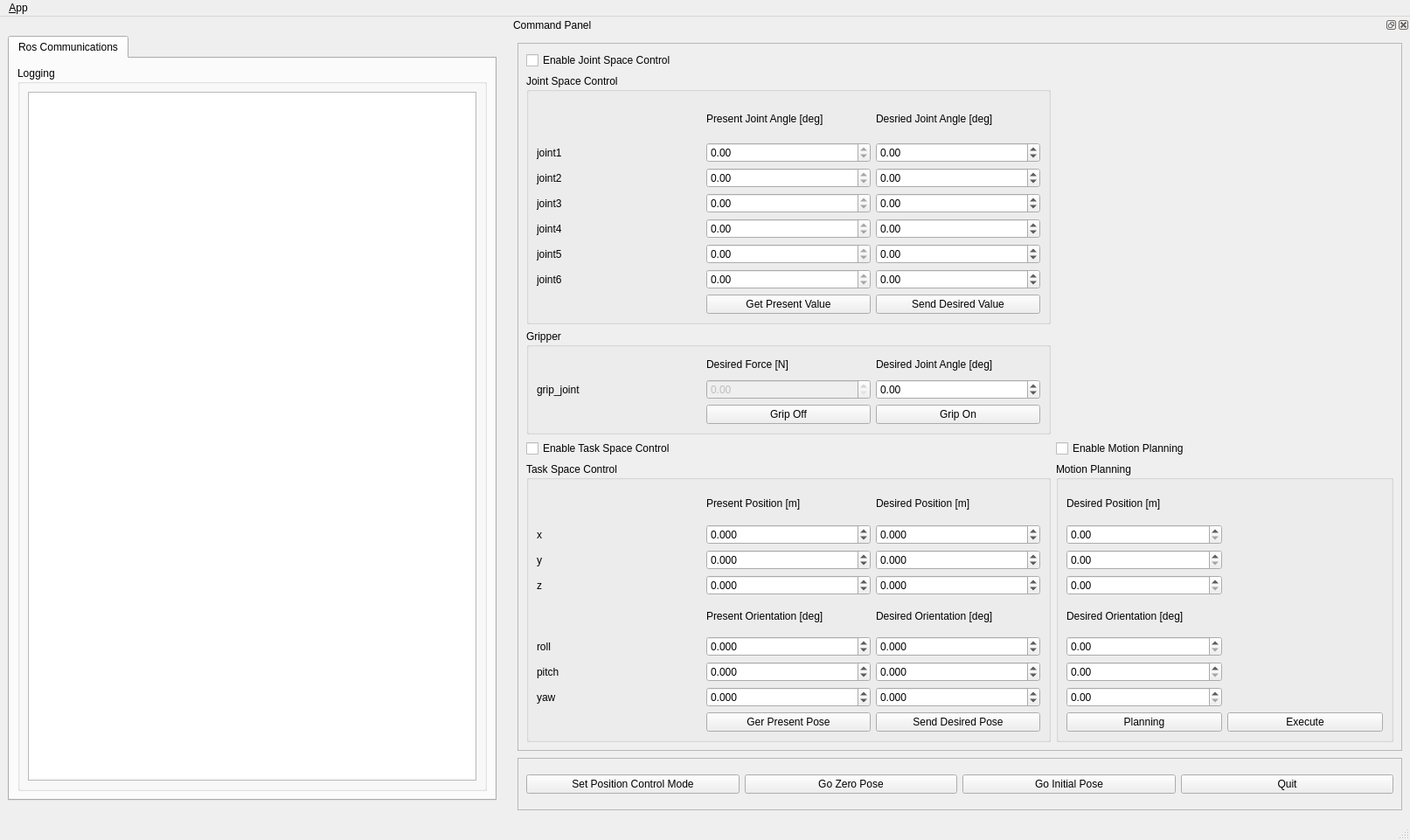
<?xml version="1.0" encoding="UTF-8"?>
<ui version="4.0">
 <class>MainWindowDesign</class>
 <widget class="QMainWindow" name="MainWindowDesign">
  <property name="geometry">
   <rect>
    <x>0</x>
    <y>0</y>
    <width>1613</width>
    <height>961</height>
   </rect>
  </property>
  <property name="windowTitle">
   <string>QRosApp</string>
  </property>
  <property name="windowIcon">
   <iconset resource="../resources/images.qrc">
    <normaloff>:/images/icon.png</normaloff>:/images/icon.png</iconset>
  </property>
  <property name="locale">
   <locale language="English" country="Australia"/>
  </property>
  <widget class="QWidget" name="centralwidget">
   <layout class="QHBoxLayout">
    <item>
     <widget class="QTabWidget" name="tab_manager">
      <property name="enabled">
       <bool>true</bool>
      </property>
      <property name="sizePolicy">
       <sizepolicy hsizetype="Preferred" vsizetype="Minimum">
        <horstretch>0</horstretch>
        <verstretch>0</verstretch>
       </sizepolicy>
      </property>
      <property name="minimumSize">
       <size>
        <width>0</width>
        <height>875</height>
       </size>
      </property>
      <property name="maximumSize">
       <size>
        <width>16777215</width>
        <height>875</height>
       </size>
      </property>
      <property name="locale">
       <locale language="English" country="Australia"/>
      </property>
      <property name="currentIndex">
       <number>0</number>
      </property>
      <widget class="QWidget" name="tab_status">
       <attribute name="title">
        <string>Ros Communications</string>
       </attribute>
       <layout class="QVBoxLayout" name="verticalLayout_2">
        <item>
         <widget class="QGroupBox" name="log_groupbox">
          <property name="sizePolicy">
           <sizepolicy hsizetype="MinimumExpanding" vsizetype="Preferred">
            <horstretch>0</horstretch>
            <verstretch>0</verstretch>
           </sizepolicy>
          </property>
          <property name="title">
           <string>Logging</string>
          </property>
          <layout class="QGridLayout" name="gridLayout_3">
           <item row="0" column="0">
            <widget class="QListView" name="view_logging"/>
           </item>
          </layout>
         </widget>
        </item>
       </layout>
      </widget>
     </widget>
    </item>
   </layout>
  </widget>
  <widget class="QMenuBar" name="menubar">
   <property name="geometry">
    <rect>
     <x>0</x>
     <y>0</y>
     <width>1613</width>
     <height>19</height>
    </rect>
   </property>
   <widget class="QMenu" name="menu_File">
    <property name="title">
     <string>&amp;App</string>
    </property>
    <addaction name="action_Preferences"/>
    <addaction name="separator"/>
    <addaction name="actionAbout"/>
    <addaction name="actionAbout_Qt"/>
    <addaction name="separator"/>
    <addaction name="action_Quit"/>
   </widget>
   <addaction name="menu_File"/>
  </widget>
  <widget class="QStatusBar" name="statusbar"/>
  <widget class="QDockWidget" name="dock_status">
   <property name="minimumSize">
    <size>
     <width>1030</width>
     <height>920</height>
    </size>
   </property>
   <property name="maximumSize">
    <size>
     <width>1030</width>
     <height>920</height>
    </size>
   </property>
   <property name="allowedAreas">
    <set>Qt::RightDockWidgetArea</set>
   </property>
   <property name="windowTitle">
    <string>Command Panel</string>
   </property>
   <attribute name="dockWidgetArea">
    <number>2</number>
   </attribute>
   <widget class="QWidget" name="dockWidgetContents_2">
    <layout class="QVBoxLayout" name="verticalLayout">
     <item>
      <widget class="QFrame" name="frame">
       <property name="sizePolicy">
        <sizepolicy hsizetype="Preferred" vsizetype="Minimum">
         <horstretch>0</horstretch>
         <verstretch>0</verstretch>
        </sizepolicy>
       </property>
       <property name="minimumSize">
        <size>
         <width>0</width>
         <height>810</height>
        </size>
       </property>
       <property name="maximumSize">
        <size>
         <width>16777215</width>
         <height>810</height>
        </size>
       </property>
       <property name="frameShape">
        <enum>QFrame::StyledPanel</enum>
       </property>
       <property name="frameShadow">
        <enum>QFrame::Raised</enum>
       </property>
       <layout class="QGridLayout" name="gridLayout_2">
        <item row="5" column="0">
         <widget class="QGroupBox" name="task_space_groupbox">
          <property name="minimumSize">
           <size>
            <width>0</width>
            <height>320</height>
           </size>
          </property>
          <property name="maximumSize">
           <size>
            <width>16777215</width>
            <height>350</height>
           </size>
          </property>
          <property name="title">
           <string>Task Space Control</string>
          </property>
          <layout class="QGridLayout" name="gridLayout_5">
           <item row="6" column="2">
            <widget class="QDoubleSpinBox" name="des_orientation_r_spinbox">
             <property name="decimals">
              <number>3</number>
             </property>
             <property name="minimum">
              <double>-180.000000000000000</double>
             </property>
             <property name="maximum">
              <double>180.000000000000000</double>
             </property>
            </widget>
           </item>
           <item row="6" column="1">
            <widget class="QDoubleSpinBox" name="pre_orientation_r_spinbox">
             <property name="decimals">
              <number>3</number>
             </property>
             <property name="minimum">
              <double>-180.000000000000000</double>
             </property>
             <property name="maximum">
              <double>180.000000000000000</double>
             </property>
            </widget>
           </item>
           <item row="7" column="1">
            <widget class="QDoubleSpinBox" name="pre_orientation_p_spinbox">
             <property name="decimals">
              <number>3</number>
             </property>
             <property name="minimum">
              <double>-180.000000000000000</double>
             </property>
             <property name="maximum">
              <double>180.000000000000000</double>
             </property>
            </widget>
           </item>
           <item row="8" column="1">
            <widget class="QDoubleSpinBox" name="pre_orientation_y_spinbox">
             <property name="decimals">
              <number>3</number>
             </property>
             <property name="minimum">
              <double>-180.000000000000000</double>
             </property>
             <property name="maximum">
              <double>180.000000000000000</double>
             </property>
            </widget>
           </item>
           <item row="3" column="1">
            <widget class="QDoubleSpinBox" name="pre_position_y_spinbox">
             <property name="decimals">
              <number>3</number>
             </property>
             <property name="minimum">
              <double>-10.000000000000000</double>
             </property>
             <property name="maximum">
              <double>10.000000000000000</double>
             </property>
             <property name="singleStep">
              <double>0.100000000000000</double>
             </property>
            </widget>
           </item>
           <item row="0" column="1">
            <widget class="QLabel" name="pre_task_position">
             <property name="text">
              <string>Present Position [m]</string>
             </property>
            </widget>
           </item>
           <item row="7" column="2">
            <widget class="QDoubleSpinBox" name="des_orientation_p_spinbox">
             <property name="decimals">
              <number>3</number>
             </property>
             <property name="minimum">
              <double>-180.000000000000000</double>
             </property>
             <property name="maximum">
              <double>180.000000000000000</double>
             </property>
            </widget>
           </item>
           <item row="2" column="1">
            <widget class="QDoubleSpinBox" name="pre_position_x_spinbox">
             <property name="decimals">
              <number>3</number>
             </property>
             <property name="minimum">
              <double>-10.000000000000000</double>
             </property>
             <property name="maximum">
              <double>10.000000000000000</double>
             </property>
             <property name="singleStep">
              <double>0.100000000000000</double>
             </property>
            </widget>
           </item>
           <item row="5" column="1">
            <widget class="QLabel" name="pre_task_orientation">
             <property name="text">
              <string>Present Orientation [deg]</string>
             </property>
            </widget>
           </item>
           <item row="2" column="2">
            <widget class="QDoubleSpinBox" name="des_position_x_spinbox">
             <property name="decimals">
              <number>3</number>
             </property>
             <property name="minimum">
              <double>-10.000000000000000</double>
             </property>
             <property name="maximum">
              <double>10.000000000000000</double>
             </property>
             <property name="singleStep">
              <double>0.100000000000000</double>
             </property>
            </widget>
           </item>
           <item row="0" column="2">
            <widget class="QLabel" name="des_task_position">
             <property name="text">
              <string>Desired Position [m]</string>
             </property>
            </widget>
           </item>
           <item row="3" column="2">
            <widget class="QDoubleSpinBox" name="des_position_y_spinbox">
             <property name="decimals">
              <number>3</number>
             </property>
             <property name="minimum">
              <double>-10.000000000000000</double>
             </property>
             <property name="maximum">
              <double>10.000000000000000</double>
             </property>
             <property name="singleStep">
              <double>0.100000000000000</double>
             </property>
            </widget>
           </item>
           <item row="4" column="1">
            <widget class="QDoubleSpinBox" name="pre_position_z_spinbox">
             <property name="decimals">
              <number>3</number>
             </property>
             <property name="minimum">
              <double>-10.000000000000000</double>
             </property>
             <property name="maximum">
              <double>10.000000000000000</double>
             </property>
             <property name="singleStep">
              <double>0.100000000000000</double>
             </property>
            </widget>
           </item>
           <item row="4" column="2">
            <widget class="QDoubleSpinBox" name="des_position_z_spinbox">
             <property name="decimals">
              <number>3</number>
             </property>
             <property name="minimum">
              <double>-10.000000000000000</double>
             </property>
             <property name="maximum">
              <double>10.000000000000000</double>
             </property>
             <property name="singleStep">
              <double>0.100000000000000</double>
             </property>
            </widget>
           </item>
           <item row="8" column="2">
            <widget class="QDoubleSpinBox" name="des_orientation_y_spinbox">
             <property name="decimals">
              <number>3</number>
             </property>
             <property name="minimum">
              <double>-180.000000000000000</double>
             </property>
             <property name="maximum">
              <double>180.000000000000000</double>
             </property>
            </widget>
           </item>
           <item row="5" column="2">
            <widget class="QLabel" name="des_task_orientation">
             <property name="text">
              <string>Desired Orientation [deg]</string>
             </property>
            </widget>
           </item>
           <item row="9" column="1">
            <widget class="QPushButton" name="get_pre_pose_pushbutton">
             <property name="text">
              <string>Ger Present Pose</string>
             </property>
            </widget>
           </item>
           <item row="9" column="2">
            <widget class="QPushButton" name="send_des_pose_pushbutton">
             <property name="text">
              <string>Send Desired Pose</string>
             </property>
            </widget>
           </item>
           <item row="2" column="0">
            <widget class="QLabel" name="label">
             <property name="text">
              <string>x</string>
             </property>
            </widget>
           </item>
           <item row="3" column="0">
            <widget class="QLabel" name="label_2">
             <property name="text">
              <string>y</string>
             </property>
            </widget>
           </item>
           <item row="4" column="0">
            <widget class="QLabel" name="label_3">
             <property name="text">
              <string>z</string>
             </property>
            </widget>
           </item>
           <item row="6" column="0">
            <widget class="QLabel" name="label_4">
             <property name="text">
              <string>roll</string>
             </property>
            </widget>
           </item>
           <item row="7" column="0">
            <widget class="QLabel" name="label_5">
             <property name="text">
              <string>pitch</string>
             </property>
            </widget>
           </item>
           <item row="8" column="0">
            <widget class="QLabel" name="label_6">
             <property name="text">
              <string>yaw</string>
             </property>
            </widget>
           </item>
          </layout>
         </widget>
        </item>
        <item row="1" column="0">
         <widget class="QGroupBox" name="pid_gain_groupbox">
          <property name="minimumSize">
           <size>
            <width>600</width>
            <height>0</height>
           </size>
          </property>
          <property name="maximumSize">
           <size>
            <width>600</width>
            <height>16777215</height>
           </size>
          </property>
          <property name="title">
           <string>Joint Space Control</string>
          </property>
          <layout class="QGridLayout" name="gridLayout">
           <item row="2" column="2">
            <widget class="QDoubleSpinBox" name="joint1_pre_angle_spinbox">
             <property name="readOnly">
              <bool>true</bool>
             </property>
             <property name="decimals">
              <number>2</number>
             </property>
             <property name="minimum">
              <double>-180.000000000000000</double>
             </property>
             <property name="maximum">
              <double>180.000000000000000</double>
             </property>
             <property name="singleStep">
              <double>0.100000000000000</double>
             </property>
            </widget>
           </item>
           <item row="4" column="2">
            <widget class="QDoubleSpinBox" name="joint3_pre_angle_spinbox">
             <property name="readOnly">
              <bool>true</bool>
             </property>
             <property name="decimals">
              <number>2</number>
             </property>
             <property name="minimum">
              <double>-180.000000000000000</double>
             </property>
             <property name="maximum">
              <double>180.000000000000000</double>
             </property>
             <property name="singleStep">
              <double>0.100000000000000</double>
             </property>
            </widget>
           </item>
           <item row="4" column="1">
            <widget class="QLabel" name="joint3_label">
             <property name="text">
              <string>joint3</string>
             </property>
            </widget>
           </item>
           <item row="7" column="1">
            <widget class="QLabel" name="joint6_label">
             <property name="text">
              <string>joint6</string>
             </property>
            </widget>
           </item>
           <item row="3" column="1">
            <widget class="QLabel" name="joint2_label">
             <property name="text">
              <string>joint2</string>
             </property>
            </widget>
           </item>
           <item row="5" column="1">
            <widget class="QLabel" name="joint4_label">
             <property name="text">
              <string>joint4</string>
             </property>
            </widget>
           </item>
           <item row="6" column="1">
            <widget class="QLabel" name="joint5_label">
             <property name="text">
              <string>joint5</string>
             </property>
            </widget>
           </item>
           <item row="2" column="1">
            <widget class="QLabel" name="joint1_label">
             <property name="text">
              <string>joint1</string>
             </property>
            </widget>
           </item>
           <item row="0" column="2">
            <widget class="QLabel" name="pre_joint_angle">
             <property name="text">
              <string>Present Joint Angle [deg]</string>
             </property>
            </widget>
           </item>
           <item row="0" column="3">
            <widget class="QLabel" name="des_joint_angle">
             <property name="text">
              <string>Desried Joint Angle [deg]</string>
             </property>
            </widget>
           </item>
           <item row="5" column="2">
            <widget class="QDoubleSpinBox" name="joint4_pre_angle_spinbox">
             <property name="readOnly">
              <bool>true</bool>
             </property>
             <property name="decimals">
              <number>2</number>
             </property>
             <property name="minimum">
              <double>-180.000000000000000</double>
             </property>
             <property name="maximum">
              <double>180.000000000000000</double>
             </property>
             <property name="singleStep">
              <double>0.100000000000000</double>
             </property>
            </widget>
           </item>
           <item row="7" column="2">
            <widget class="QDoubleSpinBox" name="joint6_pre_angle_spinbox">
             <property name="readOnly">
              <bool>true</bool>
             </property>
             <property name="decimals">
              <number>2</number>
             </property>
             <property name="minimum">
              <double>-180.000000000000000</double>
             </property>
             <property name="maximum">
              <double>180.000000000000000</double>
             </property>
             <property name="singleStep">
              <double>0.100000000000000</double>
             </property>
            </widget>
           </item>
           <item row="3" column="3">
            <widget class="QDoubleSpinBox" name="joint2_des_angle_spinbox">
             <property name="decimals">
              <number>2</number>
             </property>
             <property name="minimum">
              <double>-180.000000000000000</double>
             </property>
             <property name="maximum">
              <double>180.000000000000000</double>
             </property>
             <property name="singleStep">
              <double>0.100000000000000</double>
             </property>
            </widget>
           </item>
           <item row="2" column="3">
            <widget class="QDoubleSpinBox" name="joint1_des_angle_spinbox">
             <property name="decimals">
              <number>2</number>
             </property>
             <property name="minimum">
              <double>-180.000000000000000</double>
             </property>
             <property name="maximum">
              <double>180.000000000000000</double>
             </property>
             <property name="singleStep">
              <double>0.100000000000000</double>
             </property>
            </widget>
           </item>
           <item row="3" column="2">
            <widget class="QDoubleSpinBox" name="joint2_pre_angle_spinbox">
             <property name="readOnly">
              <bool>true</bool>
             </property>
             <property name="decimals">
              <number>2</number>
             </property>
             <property name="minimum">
              <double>-180.000000000000000</double>
             </property>
             <property name="maximum">
              <double>180.000000000000000</double>
             </property>
             <property name="singleStep">
              <double>0.100000000000000</double>
             </property>
            </widget>
           </item>
           <item row="4" column="3">
            <widget class="QDoubleSpinBox" name="joint3_des_angle_spinbox">
             <property name="decimals">
              <number>2</number>
             </property>
             <property name="minimum">
              <double>-180.000000000000000</double>
             </property>
             <property name="maximum">
              <double>180.000000000000000</double>
             </property>
             <property name="singleStep">
              <double>0.100000000000000</double>
             </property>
            </widget>
           </item>
           <item row="6" column="2">
            <widget class="QDoubleSpinBox" name="joint5_pre_angle_spinbox">
             <property name="readOnly">
              <bool>true</bool>
             </property>
             <property name="decimals">
              <number>2</number>
             </property>
             <property name="minimum">
              <double>-180.000000000000000</double>
             </property>
             <property name="maximum">
              <double>180.000000000000000</double>
             </property>
             <property name="singleStep">
              <double>0.100000000000000</double>
             </property>
            </widget>
           </item>
           <item row="5" column="3">
            <widget class="QDoubleSpinBox" name="joint4_des_angle_spinbox">
             <property name="decimals">
              <number>2</number>
             </property>
             <property name="minimum">
              <double>-180.000000000000000</double>
             </property>
             <property name="maximum">
              <double>180.000000000000000</double>
             </property>
             <property name="singleStep">
              <double>0.100000000000000</double>
             </property>
            </widget>
           </item>
           <item row="6" column="3">
            <widget class="QDoubleSpinBox" name="joint5_des_angle_spinbox">
             <property name="decimals">
              <number>2</number>
             </property>
             <property name="minimum">
              <double>-180.000000000000000</double>
             </property>
             <property name="maximum">
              <double>180.000000000000000</double>
             </property>
             <property name="singleStep">
              <double>0.100000000000000</double>
             </property>
            </widget>
           </item>
           <item row="7" column="3">
            <widget class="QDoubleSpinBox" name="joint6_des_angle_spinbox">
             <property name="decimals">
              <number>2</number>
             </property>
             <property name="minimum">
              <double>-180.000000000000000</double>
             </property>
             <property name="maximum">
              <double>180.000000000000000</double>
             </property>
             <property name="singleStep">
              <double>0.100000000000000</double>
             </property>
            </widget>
           </item>
           <item row="8" column="2">
            <widget class="QPushButton" name="get_pre_value_pushbutton">
             <property name="text">
              <string>Get Present Value</string>
             </property>
            </widget>
           </item>
           <item row="8" column="3">
            <widget class="QPushButton" name="send_des_value_pushbutton">
             <property name="text">
              <string>Send Desired Value</string>
             </property>
            </widget>
           </item>
          </layout>
         </widget>
        </item>
        <item row="0" column="0">
         <widget class="QCheckBox" name="joint_space_control_checkbox">
          <property name="text">
           <string>Enable Joint Space Control</string>
          </property>
         </widget>
        </item>
        <item row="3" column="0">
         <widget class="QCheckBox" name="task_space_control_checkbox">
          <property name="text">
           <string>Enable Task Space Control</string>
          </property>
         </widget>
        </item>
        <item row="2" column="0">
         <widget class="QGroupBox" name="gripper_groupbox">
          <property name="sizePolicy">
           <sizepolicy hsizetype="Preferred" vsizetype="Minimum">
            <horstretch>0</horstretch>
            <verstretch>0</verstretch>
           </sizepolicy>
          </property>
          <property name="minimumSize">
           <size>
            <width>0</width>
            <height>120</height>
           </size>
          </property>
          <property name="maximumSize">
           <size>
            <width>16777215</width>
            <height>120</height>
           </size>
          </property>
          <property name="title">
           <string>Gripper</string>
          </property>
          <layout class="QGridLayout" name="gridLayout_7">
           <item row="1" column="0">
            <widget class="QLabel" name="label_9">
             <property name="text">
              <string>grip_joint</string>
             </property>
            </widget>
           </item>
           <item row="1" column="2">
            <widget class="QDoubleSpinBox" name="grip_joint_des_force_spinbox">
             <property name="enabled">
              <bool>false</bool>
             </property>
             <property name="readOnly">
              <bool>false</bool>
             </property>
            </widget>
           </item>
           <item row="0" column="2">
            <widget class="QLabel" name="label_11">
             <property name="text">
              <string>Desired Force [N]</string>
             </property>
            </widget>
           </item>
           <item row="0" column="3">
            <widget class="QLabel" name="label_10">
             <property name="text">
              <string>Desired Joint Angle [deg]</string>
             </property>
            </widget>
           </item>
           <item row="1" column="3">
            <widget class="QDoubleSpinBox" name="grip_joint_des_angle_spinbox">
             <property name="minimum">
              <double>-180.000000000000000</double>
             </property>
             <property name="maximum">
              <double>180.000000000000000</double>
             </property>
             <property name="singleStep">
              <double>0.100000000000000</double>
             </property>
            </widget>
           </item>
           <item row="2" column="3">
            <widget class="QPushButton" name="grip_on_pushbutton">
             <property name="text">
              <string>Grip On</string>
             </property>
            </widget>
           </item>
           <item row="2" column="2">
            <widget class="QPushButton" name="grip_off_pushbutton">
             <property name="text">
              <string>Grip Off</string>
             </property>
            </widget>
           </item>
          </layout>
         </widget>
        </item>
        <item row="3" column="1">
         <widget class="QCheckBox" name="motion_planning_checkbox">
          <property name="text">
           <string>Enable Motion Planning</string>
          </property>
         </widget>
        </item>
        <item row="5" column="1">
         <widget class="QGroupBox" name="motion_planning_groupbox">
          <property name="minimumSize">
           <size>
            <width>370</width>
            <height>0</height>
           </size>
          </property>
          <property name="title">
           <string>Motion Planning</string>
          </property>
          <layout class="QGridLayout" name="gridLayout_4">
           <item row="10" column="0">
            <widget class="QDoubleSpinBox" name="planning_orientation_y_spinbox"/>
           </item>
           <item row="3" column="0">
            <widget class="QDoubleSpinBox" name="planning_position_z_spinbox"/>
           </item>
           <item row="9" column="0">
            <widget class="QDoubleSpinBox" name="planning_orientation_p_spinbox"/>
           </item>
           <item row="4" column="0">
            <widget class="QLabel" name="label_8">
             <property name="text">
              <string>Desired Orientation [deg]</string>
             </property>
            </widget>
           </item>
           <item row="5" column="0">
            <widget class="QDoubleSpinBox" name="planning_orientation_r_spinbox"/>
           </item>
           <item row="0" column="0">
            <widget class="QLabel" name="label_7">
             <property name="text">
              <string>Desired Position [m]</string>
             </property>
            </widget>
           </item>
           <item row="2" column="0">
            <widget class="QDoubleSpinBox" name="planning_position_y_spinbox"/>
           </item>
           <item row="1" column="0">
            <widget class="QDoubleSpinBox" name="planning_position_x_spinbox"/>
           </item>
           <item row="11" column="0">
            <widget class="QPushButton" name="planning_pushbutton">
             <property name="text">
              <string>Planning</string>
             </property>
            </widget>
           </item>
           <item row="11" column="1">
            <widget class="QPushButton" name="execute_pushbutton">
             <property name="text">
              <string>Execute</string>
             </property>
            </widget>
           </item>
          </layout>
         </widget>
        </item>
       </layout>
      </widget>
     </item>
     <item>
      <widget class="QFrame" name="button_frame">
       <property name="sizePolicy">
        <sizepolicy hsizetype="Preferred" vsizetype="Minimum">
         <horstretch>0</horstretch>
         <verstretch>0</verstretch>
        </sizepolicy>
       </property>
       <property name="minimumSize">
        <size>
         <width>0</width>
         <height>60</height>
        </size>
       </property>
       <property name="maximumSize">
        <size>
         <width>16777215</width>
         <height>60</height>
        </size>
       </property>
       <property name="frameShape">
        <enum>QFrame::StyledPanel</enum>
       </property>
       <property name="frameShadow">
        <enum>QFrame::Raised</enum>
       </property>
       <layout class="QHBoxLayout" name="horizontalLayout">
        <item>
         <widget class="QPushButton" name="set_position_control_mode_button">
          <property name="text">
           <string>Set Position Control Mode</string>
          </property>
         </widget>
        </item>
        <item>
         <widget class="QPushButton" name="go_zero_pose_button">
          <property name="text">
           <string>Go Zero Pose</string>
          </property>
         </widget>
        </item>
        <item>
         <widget class="QPushButton" name="go_initial_pose_button">
          <property name="text">
           <string>Go Initial Pose</string>
          </property>
         </widget>
        </item>
        <item>
         <widget class="QPushButton" name="quit_button">
          <property name="sizePolicy">
           <sizepolicy hsizetype="Minimum" vsizetype="Fixed">
            <horstretch>0</horstretch>
            <verstretch>0</verstretch>
           </sizepolicy>
          </property>
          <property name="text">
           <string>Quit</string>
          </property>
         </widget>
        </item>
       </layout>
      </widget>
     </item>
    </layout>
   </widget>
  </widget>
  <action name="action_Quit">
   <property name="text">
    <string>&amp;Quit</string>
   </property>
   <property name="shortcut">
    <string>Ctrl+Q</string>
   </property>
   <property name="shortcutContext">
    <enum>Qt::ApplicationShortcut</enum>
   </property>
  </action>
  <action name="action_Preferences">
   <property name="text">
    <string>&amp;Preferences</string>
   </property>
  </action>
  <action name="actionAbout">
   <property name="text">
    <string>&amp;About</string>
   </property>
  </action>
  <action name="actionAbout_Qt">
   <property name="text">
    <string>About &amp;Qt</string>
   </property>
  </action>
 </widget>
 <resources>
  <include location="../resources/images.qrc"/>
 </resources>
 <connections>
  <connection>
   <sender>action_Quit</sender>
   <signal>triggered()</signal>
   <receiver>MainWindowDesign</receiver>
   <slot>close()</slot>
   <hints>
    <hint type="sourcelabel">
     <x>-1</x>
     <y>-1</y>
    </hint>
    <hint type="destinationlabel">
     <x>399</x>
     <y>299</y>
    </hint>
   </hints>
  </connection>
  <connection>
   <sender>quit_button</sender>
   <signal>clicked()</signal>
   <receiver>MainWindowDesign</receiver>
   <slot>close()</slot>
   <hints>
    <hint type="sourcelabel">
     <x>859</x>
     <y>552</y>
    </hint>
    <hint type="destinationlabel">
     <x>469</x>
     <y>299</y>
    </hint>
   </hints>
  </connection>
 </connections>
</ui>
